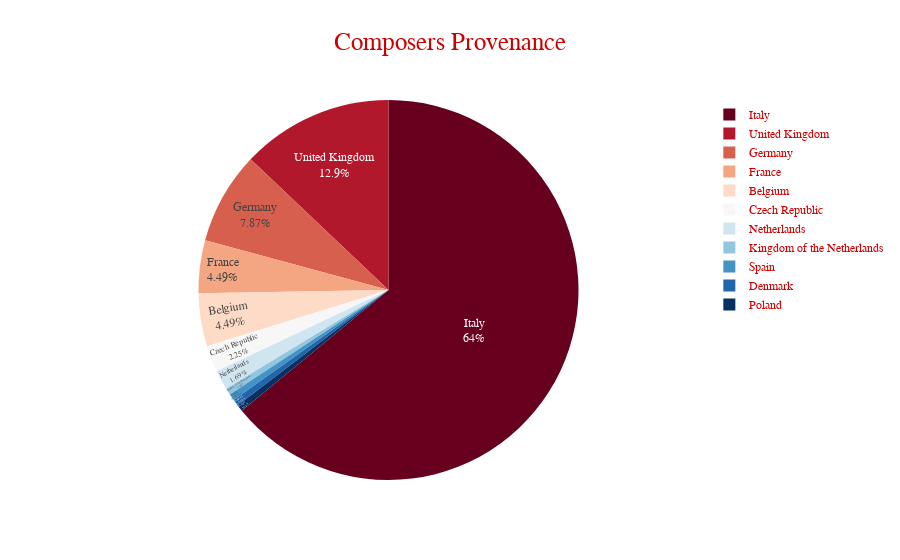

Notebook code cell kept with this figure:
### Code cell
viz2 = px.pie(ppp, names='birth country', values='number', color_discrete_sequence=px.colors.sequential.RdBu, 
              title='Composers Provenance',
             template='simple_white', hover_name="birth country", hover_data={'birth country':False}
             )

viz2.layout.title.font = dict(
                        family='Trebuchet MS', size=25)
viz2.update_traces(textposition='inside', textinfo='percent+label')

viz2.layout.title.x = 0.5
viz2.layout.title.xanchor = 'center'

viz2.layout.font = dict(
                    family='Trebuchet MS', color='#cc0000')
viz2

### Figure 1 — Plotly figure (JSON) as saved in the notebook; plotly's stock layout.template omitted (floating-point values rounded to 4 significant figures)
{"data": [{"customdata": [["Italy"], ["United Kingdom"], ["Germany"], ["France"], ["Belgium"], ["Czech Republic"], ["Netherlands"], ["Kingdom of the Netherlands"], ["Spain"], ["Denmark"], ["Poland"]], "domain": {"x": [0, 1], "y": [0, 1]}, "hovertemplate": "<b>%{hovertext}</b><br><br>number=%{value}<extra></extra>", "hovertext": ["Italy", "United Kingdom", "Germany", "France", "Belgium", "Czech Republic", "Netherlands", "Kingdom of the Netherlands", "Spain", "Denmark", "Poland"], "labels": ["Italy", "United Kingdom", "Germany", "France", "Belgium", "Czech Republic", "Netherlands", "Kingdom of the Netherlands", "Spain", "Denmark", "Poland"], "legendgroup": "", "name": "", "showlegend": true, "textinfo": "percent+label", "textposition": "inside", "type": "pie", "values": [114, 23, 14, 8, 8, 4, 3, 1, 1, 1, 1]}], "layout": {"font": {"color": "#cc0000", "family": "Trebuchet MS"}, "legend": {"tracegroupgap": 0}, "piecolorway": ["rgb(103,0,31)", "rgb(178,24,43)", "rgb(214,96,77)", "rgb(244,165,130)", "rgb(253,219,199)", "rgb(247,247,247)", "rgb(209,229,240)", "rgb(146,197,222)", "rgb(67,147,195)", "rgb(33,102,172)", "rgb(5,48,97)"], "title": {"font": {"family": "Trebuchet MS", "size": 25}, "text": "Composers Provenance", "x": 0.5, "xanchor": "center"}}}
